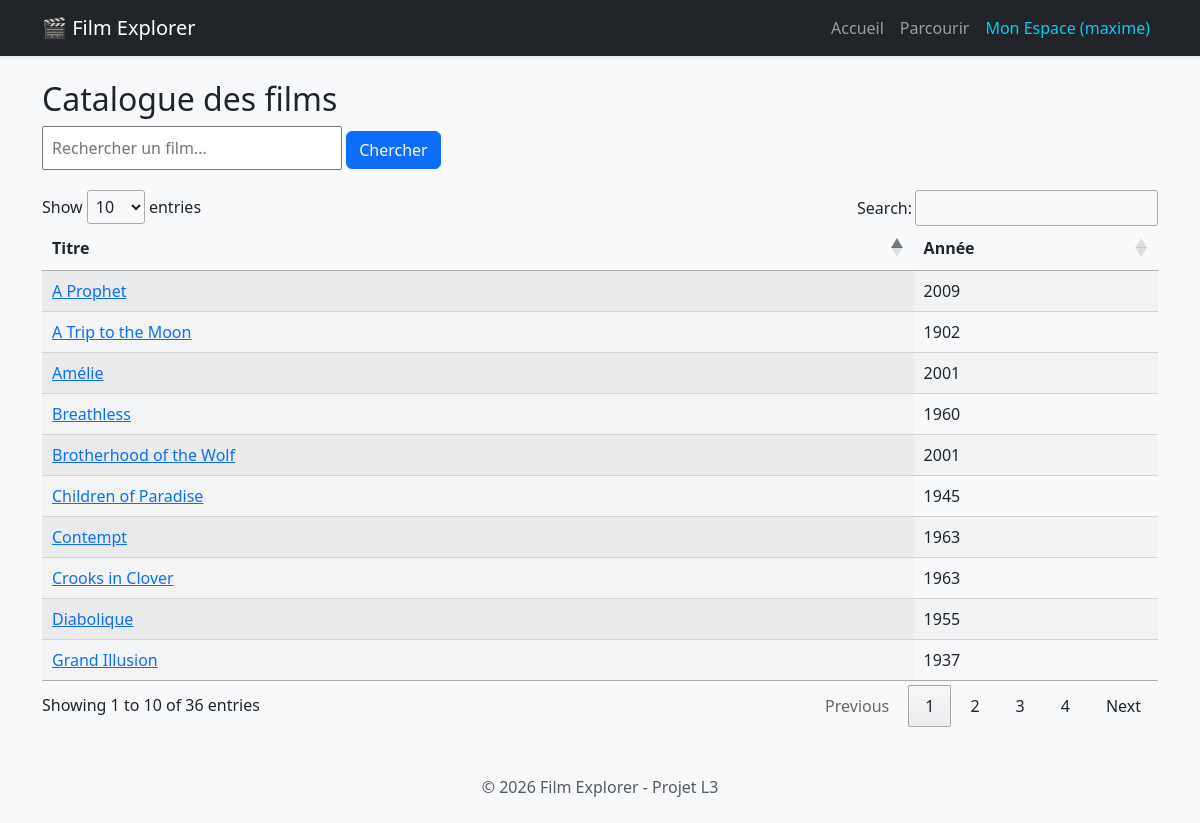
/films/ (signed in), run on the app's committed database.
### films/models.py (models this page shows, shortened)
class Film2(models.Model):
    title = models.CharField(max_length=200)
    release_year = models.IntegerField(null=True, blank=True)
    slug = models.SlugField(unique=True, blank=True)
    viewed_by = models.ManyToManyField(User, blank=True)

### films/views.py (the view)
# urls.py: path('films/', views.film_list, name='film_list'),
def film_list(request):
    query = request.GET.get('q')
    if query:
        films = Film2.objects.filter(title__icontains=query)
    else:
        films = Film2.objects.all()
    return render(request, 'film_list.html', {"films": films, "query": query})

### films/templates/film_list.html (shortened to what this page needs)
{% extends "base.html" %}
{% block extra_head %}
    <link rel="stylesheet" href="https://cdn.datatables.net/1.11.3/css/jquery.dataTables.css">
{% endblock %}
{% block content %}
    <h2>Catalogue des films</h2>
    <form action="{% url 'film_list' %}" method="get" style="margin-bottom: 20px;">
        <input type="text" name="q" placeholder="Rechercher un film..." value="{{ query|default:'' }}" style="padding: 8px; width: 300px;">
        <button type="submit" class="btn btn-primary">Chercher</button>
    </form>
    <table id='filmTable' class='display'>
        <thead><tr><th>Titre</th><th>Année</th></tr></thead>
        <tbody>
            {% for film in films %}
            <tr>
                <td><a href="{% url 'film_detail' slug=film.slug %}">{{ film.title }}</a></td>
                <td>{{ film.release_year }}</td>
            </tr>
            {% endfor %}
        </tbody>
    </table>
{% endblock %}

### films/templates/base.html (shortened to what this page needs)
<!doctype html>
<html lang="fr">
<head>
    <link href="https://cdn.jsdelivr.net/npm/bootstrap@5.3.0/dist/css/bootstrap.min.css" rel="stylesheet">
    {% block extra_head %}{% endblock %}
</head>
<body class="bg-light">
    <nav class="navbar navbar-expand-lg navbar-dark bg-dark shadow-sm">
        <div class="container">
            <a class="navbar-brand" href="{% url 'home' %}">🎬 Film Explorer</a>
            <div class="collapse navbar-collapse">
                <ul class="navbar-nav ms-auto">
                    <li class="nav-item"><a class="nav-link" href="{% url 'home' %}">Accueil</a></li>
                    <li class="nav-item"><a class="nav-link" href="{% url 'film_list' %}">Parcourir</a></li>
                    {% if user.is_authenticated %}
                        <li class="nav-item"><a class="nav-link text-info" href="{% url 'profile' %}">Mon Espace ({{ user.username }})</a></li>
                    {% else %}
                        <li class="nav-item"><a class="nav-link" href="{% url 'login' %}">Connexion</a></li>
                    {% endif %}
                </ul>
            </div>
        </div>
    </nav>
    <main class="container mt-4">
        {% block content %}{% endblock %}
    </main>
    <footer class="text-center mt-5 mb-4 text-muted">
        <p>&copy; 2026 Film Explorer - Projet L3</p>
    </footer>
</body>
</html>

### data on the page
Film2: title "Amélie", release_year "2001"
Film2: title "Children of Paradise", release_year "1945"
Film2: title "Breathless", release_year "1960"
Film2: title "A Prophet", release_year "2009"
Film2: title "Contempt", release_year "1963"
Film2: title "Grand Illusion", release_year "1937"
Film2: title "Brotherhood of the Wolf", release_year "2001"
Film2: title "A Trip to the Moon", release_year "1902"
Film2: title "Diabolique", release_year "1955"
Film2: title "Crooks in Clover", release_year "1963"

### other printed values
{{ user.username }} "maxime"
